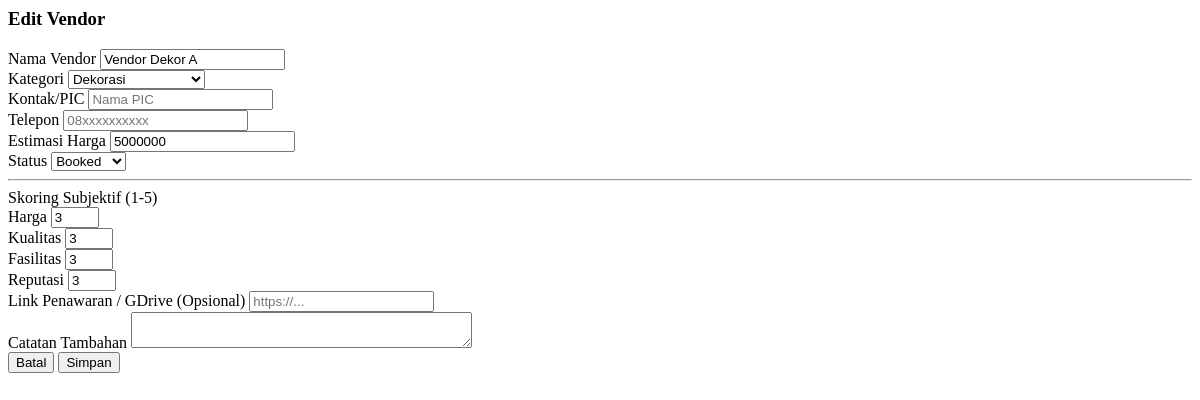
/vendors/3/update/ (signed in), run on an earlier commit of the app's database.
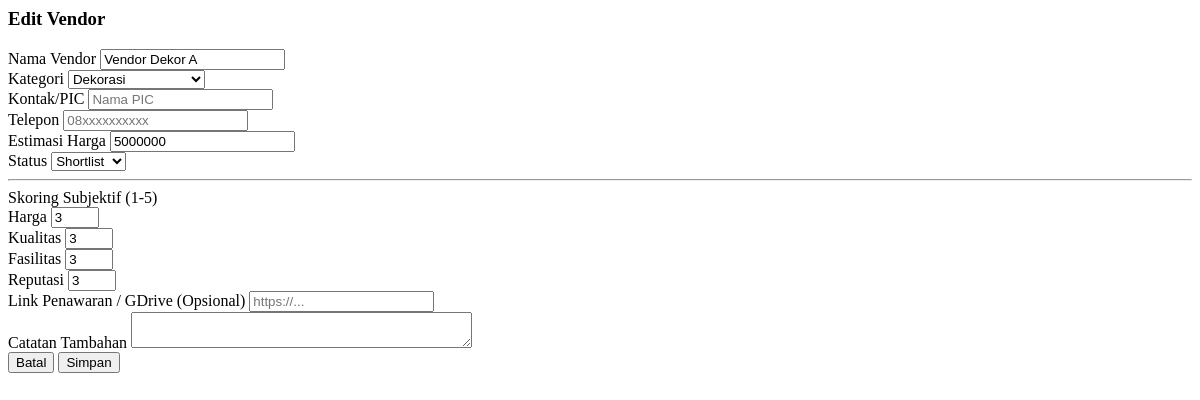
And on a later commit of the database.
### vendors/models.py (models this page shows, shortened)
class VendorCandidate(models.Model):
    CATEGORY_CHOICES = [
        ('venue', 'Venue'),
        ('catering', 'Catering'),
        ('mua_attire', 'MUA & Attire'),
        ('decoration', 'Dekorasi'),
        ('documentation', 'Foto / Video'),
        ('entertainment', 'Entertainment / MC'),
        ('other', 'Lainnya'),
    ]
    STATUS_CHOICES = [
        ('shortlist', 'Shortlist'),
        ('booked', 'Booked'),
        ('rejected', 'Rejected'),
    ]
    wedding = models.ForeignKey(
        Wedding,
        on_delete=models.CASCADE,
        related_name='vendor_candidates',
    )
    name = models.CharField('Nama Vendor', max_length=200)
    category = models.CharField(
        'Kategori',
        max_length=15,
        choices=CATEGORY_CHOICES,
    )
    contact_pic = models.CharField('PIC / Kontak', max_length=200, blank=True)
    phone = models.CharField('No. HP / WhatsApp', max_length=20, blank=True)
    price_estimate = models.DecimalField(
        'Estimasi Harga (Rp)',
        max_digits=15,
        decimal_places=0,
        default=0,
    )
    offer_link = models.URLField('Link Penawaran', blank=True)
    status = models.CharField(
        'Status Keputusan',
        max_length=10,
        choices=STATUS_CHOICES,
        default='shortlist',
    )
    score_price = models.PositiveIntegerField(
        'Skor Harga / Value',
        default=3,
        help_text='Skala 1–5. Bobot default: 35%',
    )
    score_quality = models.PositiveIntegerField(
        'Skor Kualitas / Portfolio',
        default=3,
        help_text='Skala 1–5. Bobot default: 30%',
    )
    score_facility = models.PositiveIntegerField(
        'Skor Fasilitas / Bonus',
        default=3,
        help_text='Skala 1–5. Bobot default: 20%',
    )
    score_reputation = models.PositiveIntegerField(
        'Skor Fleksibilitas & Reputasi',
        default=3,
        help_text='Skala 1–5. Bobot default: 15%',
    )
    weight_price = models.PositiveIntegerField(default=35)
    weight_quality = models.PositiveIntegerField(default=30)
    weight_facility = models.PositiveIntegerField(default=20)
    weight_reputation = models.PositiveIntegerField(default=15)
    notes = models.TextField('Catatan', blank=True)
    created_at = models.DateTimeField(auto_now_add=True)
    updated_at = models.DateTimeField(auto_now=True)
    weighted_total_score_db = models.DecimalField(
        max_digits=5,
        decimal_places=1,
        default=60.0,
        editable=False,
    )
    class Meta:
        ordering = ['category', '-weighted_total_score_db']
        verbose_name = 'Vendor Candidate'

### vendors/views.py (the view)
# urls.py: path('<int:pk>/update/', views.update_vendor, name='update'),
@login_required
@owner_required
def update_vendor(request, pk):
    vendor = get_object_or_404(VendorCandidate, pk=pk, wedding=request.wedding)
    if request.method == 'POST':
        form = VendorCandidateForm(request.POST, instance=vendor)
        if form.is_valid():
            form.save()
            if request.htmx:
                return render(request, 'vendors/partials/vendor_card.html', {'vendor': vendor})
            return redirect('vendors:compare')
    else:
        form = VendorCandidateForm(instance=vendor)
    return render(request, 'vendors/partials/vendor_form.html', {'form': form, 'vendor': vendor})

### core/context_processors.py (called while the page is built)
def workspace_context(request):
    ctx = {
        'wedding': getattr(request, 'wedding', None),
        'wedding_role': getattr(request, 'wedding_role', None),
    }
    if ctx['wedding']:
        ctx['days_remaining'] = ctx['wedding'].days_remaining
    return ctx

### core/models.py (called while the page is built)
    @property
    def days_remaining(self):
        if not self.wedding_date:
            return None
        delta = self.wedding_date - timezone.now().date()
        return max(delta.days, 0)

### templates/vendors/partials/vendor_form.html (shortened to what this page needs)
<div class="card fade-in">
  <div class="card-header">
    <h3> Edit Vendor</h3>
  </div>
  <form hx-post="{% url 'vendors:update' vendor.pk %}"
        hx-target="closest .card"
        hx-swap="outerHTML">
    <div class="card-body" style="max-height: 450px; overflow-y: auto;">
      <div class="form-row">
        <div class="form-group" style="flex: 2;">
          <label>Nama Vendor</label>
          {{ form.name }}
        </div>
        <div class="form-group" style="flex: 1;">
          <label>Kategori</label>
          {{ form.category }}
        </div>
      </div>
      <div class="form-row">
        <div class="form-group" style="flex: 1;">
          <label>Kontak/PIC</label>
          {{ form.contact_pic }}
        </div>
        <div class="form-group" style="flex: 1;">
          <label>Telepon</label>
          {{ form.phone }}
        </div>
      </div>
      <div class="form-row">
        <div class="form-group" style="flex: 1;">
          <label>Estimasi Harga</label>
          {{ form.price_estimate }}
        </div>
        <div class="form-group" style="flex: 1;">
          <label>Status</label>
          {{ form.status }}
        </div>
      </div>
      <hr class="section-divider">
      <div style="font-weight: 500; margin-bottom: var(--wp-space-md); color: var(--wp-text-secondary);">Skoring Subjektif (1-5)</div>
      <div class="form-row">
        <div class="form-group" style="flex: 1;">
          <label>Harga</label>
          {{ form.score_price }}
        </div>
        <div class="form-group" style="flex: 1;">
          <label>Kualitas</label>
          {{ form.score_quality }}
        </div>
        <div class="form-group" style="flex: 1;">
          <label>Fasilitas</label>
          {{ form.score_facility }}
        </div>
        <div class="form-group" style="flex: 1;">
          <label>Reputasi</label>
          {{ form.score_reputation }}
        </div>
      </div>
      <div class="form-group mt-md">
        <label>Link Penawaran / GDrive (Opsional)</label>
        {{ form.offer_link }}
      </div>
      <div class="form-group mt-md">
        <label>Catatan Tambahan</label>
        {{ form.notes }}
      </div>
    </div>
    <div class="card-footer flex justify-end gap-sm">
      <button type="button" class="btn btn-secondary" onclick="window.location.reload();">Batal</button>
      <button type="submit" class="btn btn-primary"> Simpan</button>
    </div>
  </form>
</div>

What changed in the data, as far as the page shows it:
changed VendorCandidate "Vendor Dekor A": status "Booked" → "Shortlist"
